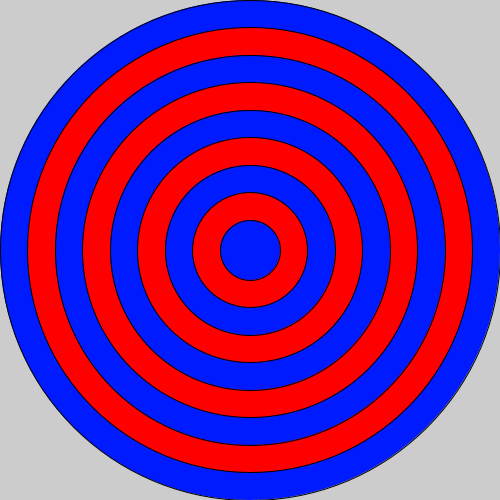
Frame 1 (no input)
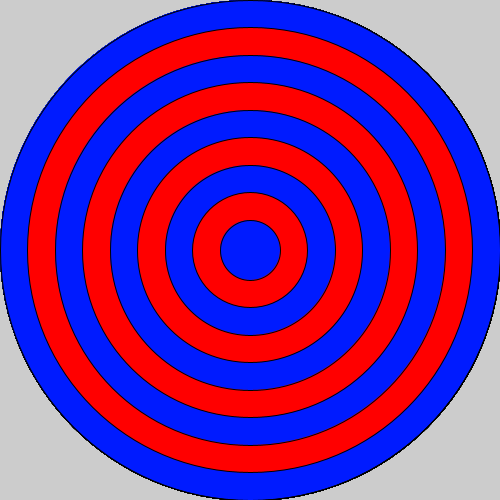
Frame 60 (the mouse pressed at the canvas centre just before this capture)
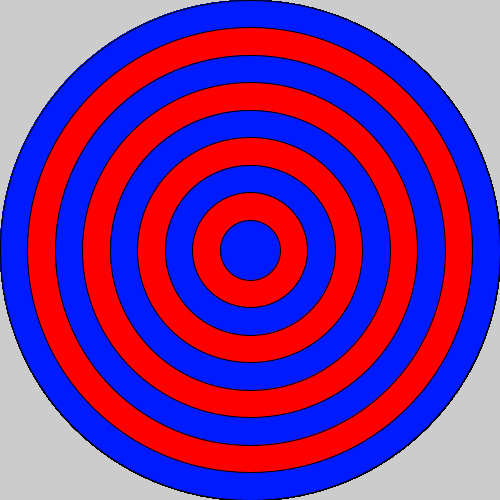
Frame 120 (the mouse held since frame 60 and released just before this capture)

The Processing sketch that drew these frames (run headless with seeded random() and noise(); from frame 60 on, the mouse is pressed at the canvas centre):

// Processing sketch: bullseye
// ── bullseye.pde

void setup() {
 
  // set the size of your sketch
  size(500,500);
}

void draw() {
  
  //Starting with the largest ellipse, use a for loop to draw a bullseye with ellipses.
  for(int i=500; i>50; i-=55){
   
    
  //Use an if statement and remainder to alternate the color of your rings.
  if(i%2==1){
    fill(#FF0000);
        ellipse(250,250,i,i);
  }else{ 
    fill(#001BFF); 
        ellipse(250,250,i,i);


  }
  }
}
